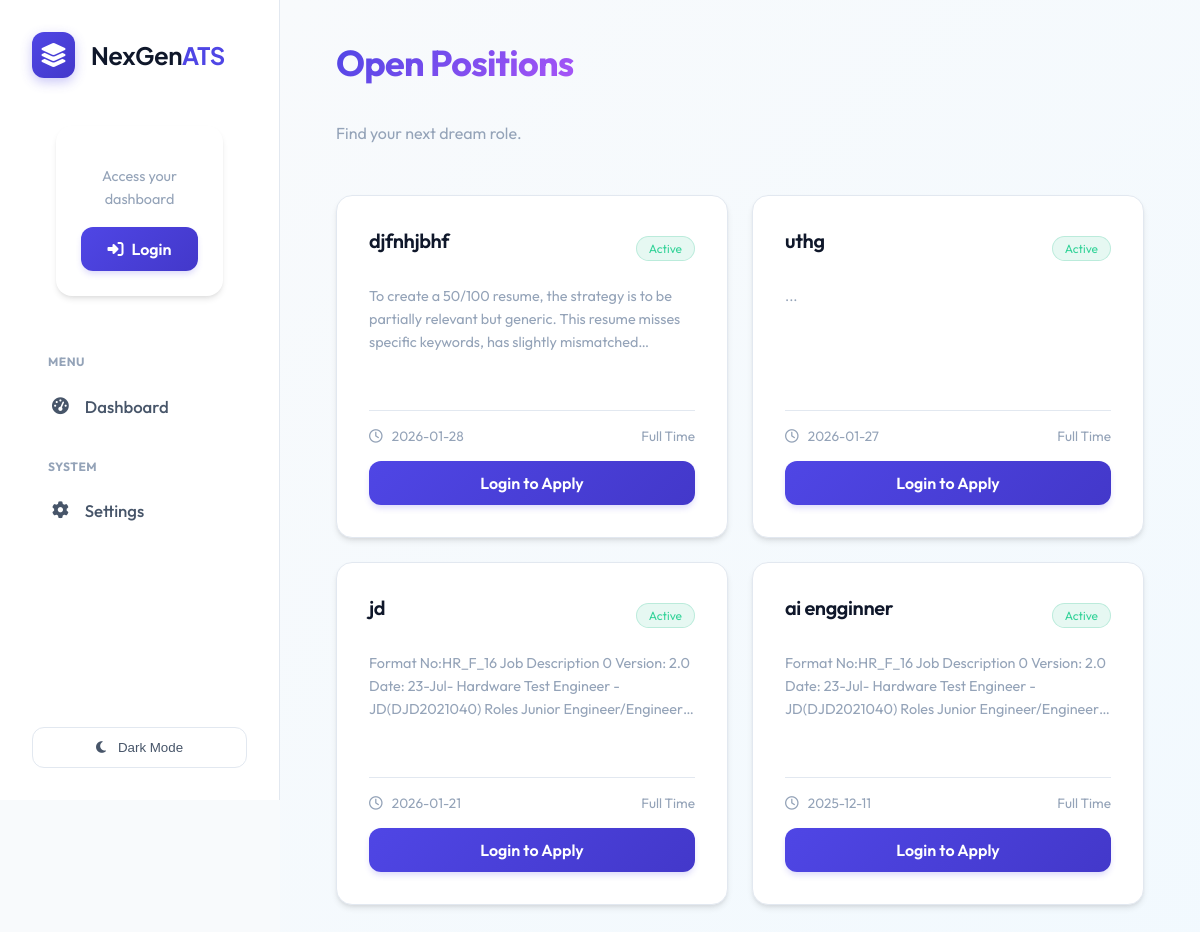
/jobs, run on an earlier commit of the app's database.
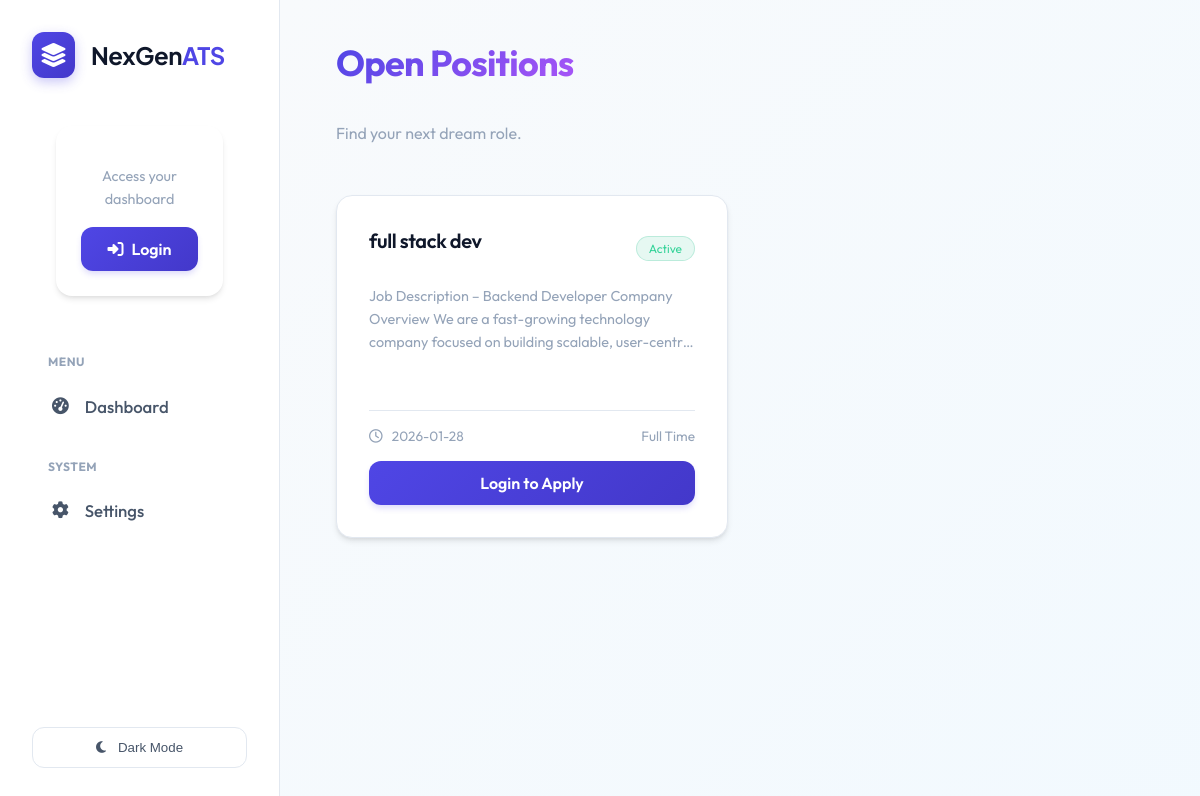
And on a later commit of the database.
### tables this page shows
CREATE TABLE jobs (
                    id INTEGER PRIMARY KEY AUTOINCREMENT,
                    title TEXT NOT NULL,
                    description TEXT,
                    created_at TIMESTAMP DEFAULT CURRENT_TIMESTAMP,
                    status TEXT DEFAULT 'Open'
                );

### routes/core.py (the view)
@bp.route('/jobs')
def job_board():
    conn = database.get_db_connection()
    jobs = conn.execute('SELECT * FROM jobs ORDER BY created_at DESC').fetchall()
    applied_jobs = []
    if current_user.is_authenticated and current_user.role == 'candidate':
        rows = conn.execute('SELECT job_id FROM candidates WHERE user_id = ?', (current_user.id,)).fetchall()
        applied_jobs = [row['job_id'] for row in rows]
    conn.close()
    return render_template('job_board.html', jobs=jobs, applied_jobs=applied_jobs)

### database.py (called while the page is built)
def get_db_connection():
    db_url = os.getenv('DATABASE_URL')
    if db_url:
        import psycopg2
        from psycopg2.extras import RealDictCursor
        conn = psycopg2.connect(db_url, cursor_factory=RealDictCursor)
        return conn
    else:
        conn = sqlite3.connect(DB_NAME)
        conn.row_factory = sqlite3.Row
        return conn

### templates/job_board.html (shortened to what this page needs)
{% extends 'layout.html' %}
{% block content %}
<div class="dashboard-header d-flex justify-between align-center mb-4" style="margin-bottom: 2rem;">
    <div>
        <h1 class="text-gradient mb-1">Open Positions</h1>
        <p class="dashboard-subtitle">Find your next dream role.</p>
    </div>
</div>
<div class="jobs-grid">
    {% if jobs %}
    {% for job in jobs %}
    <div class="glass-card job-card">
        <div>
            <div class="d-flex justify-between align-center" style="margin-bottom: 1rem;">
                <h3 style="font-size: 1.25rem; font-weight: 600; color: var(--text-primary);">
                    <a href="{{ url_for('core.view_job', job_id=job.id) }}"
                        style="text-decoration: none; color: inherit; transition: color 0.2s;"
                        onmouseover="this.style.color='var(--primary)'" onmouseout="this.style.color='inherit'">
                        {{ job.title }}
                    </a>
                </h3>
                <span class="badge-active">Active</span>
            </div>
            <p class="job-desc">{{ job.description[:200] }}...</p>
        </div>
        <div class="job-footer">
            <div class="d-flex justify-between align-center text-muted"
                style="font-size: 0.85rem; margin-bottom: 1rem;">
                <span><i class="fa-regular fa-clock" style="margin-right: 0.4rem;"></i> {{ job.created_at[:10] }}</span>
                <span>Full Time</span>
            </div>
            {% if current_user.is_authenticated and current_user.role == 'candidate' and current_user.resume_path %}
            {% if job.id in applied_jobs %}
            <form action="{{ url_for('core.withdraw_application', job_id=job.id) }}" method="POST" class="w-100"
                onsubmit="return confirm('Are you sure you want to withdraw your application?');">
                <button type="submit" class="btn-danger w-100 justify-center">
                    <i class="fa-solid fa-ban" style="margin-right: 0.5rem;"></i> Withdraw Application
                </button>
            </form>
            {% else %}
            <form action="{{ url_for('core.easy_apply', job_id=job.id) }}" method="POST" class="w-100">
                <button type="submit" class="btn-primary w-100 justify-center"
                    style="background: linear-gradient(135deg, #10b981 0%, #059669 100%); border: none;">
                    <i class="fa-solid fa-bolt" style="margin-right: 0.5rem;"></i> Easy Apply
                </button>
            </form>
            {% endif %}
            {% elif current_user.is_authenticated and current_user.role == 'candidate' %}
            <a href="/profile" class="btn-secondary w-100 justify-center">
                <i class="fa-solid fa-upload" style="margin-right: 0.5rem;"></i> Upload Resume to Apply
            </a>
            {% elif not current_user.is_authenticated %}
            <a href="{{ url_for('auth.login') }}" class="btn-primary w-100 justify-center">
                Login to Apply
            </a>
            {% endif %}
        </div>
    </div>
    {% endfor %}
    {% else %}
    <div style="grid-column: 1/-1; text-align: center; padding: 4rem; color: var(--text-muted);">
        <i class="fa-solid fa-briefcase" style="font-size: 3rem; margin-bottom: 1rem; opacity: 0.3;"></i>
        <p>No open positions at the moment.</p>
    </div>
    {% endif %}
</div>
{% endblock %}

What changed in the data, as far as the page shows it:
removed jobs: title "djfnhjbhf", description "To create a 50/100 resume, the strategy is to be partially relevant but generic. This resume misses specific keywords, has slightly…", created_at "2026-01-28"
removed jobs: title "uthg", created_at "2026-01-27"
removed jobs: title "jd", description "Format No:HR_F_16 Job Description 0 Version: 2.0 Date: 23-Jul- Hardware Test Engineer - JD(DJD2021040) Roles Junior…", created_at "2026-01-21"
removed jobs: title "ai engginner", description "Format No:HR_F_16 Job Description 0 Version: 2.0 Date: 23-Jul- Hardware Test Engineer - JD(DJD2021040) Roles Junior…", created_at "2025-12-11"
added jobs: title "full stack dev", description "Job Description – Backend Developer Company Overview We are a fast-growing technology company focused on building scalable,…", created_at "2026-01-28"
